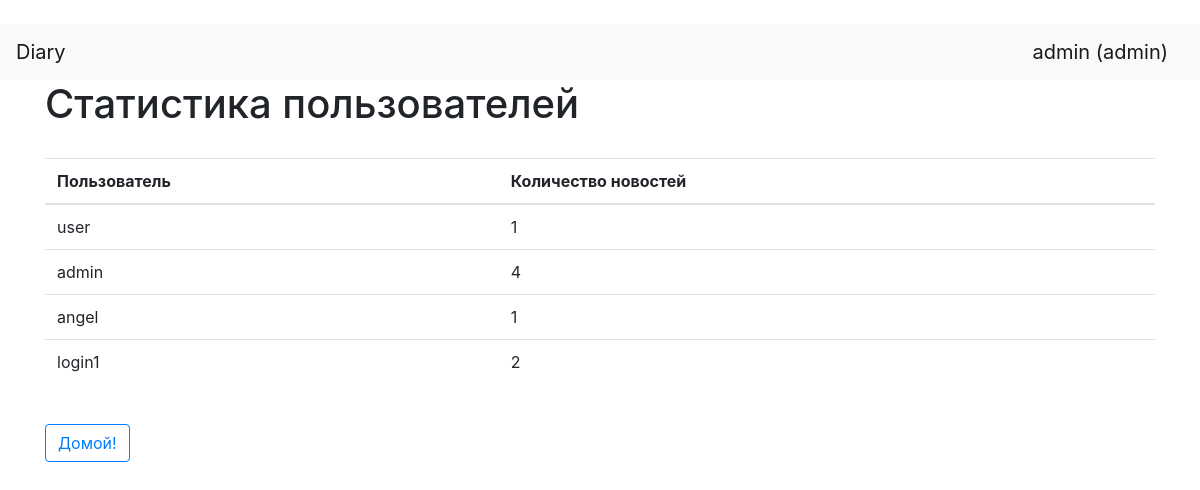
The page /admin (signed in) on the database its author committed.
### tables this page shows
CREATE TABLE users (id INTEGER PRIMARY KEY AUTOINCREMENT, user_name VARCHAR(50), password_hash VARCHAR(128), admin INTEGER );

### application.py (the view)
@app.route('/admin')
def admin():
    if "username" not in session or session['admin'] != 1:
        flash('Доступ запрещен', 'danger')
        return redirect('/')
    news, users = NewsModel(db.get_connection()), UsersModel(db.get_connection())
    names, amount = {}, {}
    for n in news.get_all():
        if n[3] in amount:
            amount[n[3]] += 1
        else:
            names[n[3]] = users.get(n[3])[1]
            amount[n[3]] = 1
    return render_template('admin.html', title='Статистика пользователей',
                           amount=amount, names=names)

### db.py (called while the page is built)
    def get_connection(self):
        return self.conn

    def get(self, user_id):
        cursor = self.connection.cursor()
        cursor.execute("SELECT * FROM users WHERE id = ?", (str(user_id),))
        row = cursor.fetchone()
        return row

    def get_all(self, user_id=None, sort=0):
        if sort == 0:
            order = ' ORDER BY pub_date DESC'
        elif sort == 1:
            order = ' ORDER BY title'
        cursor = self.connection.cursor()
        if user_id:
            cursor.execute("SELECT * FROM news WHERE user_id = ?" + order,
                           (str(user_id),))
        else:
            cursor.execute("SELECT * FROM news" + order)
        rows = cursor.fetchall()
        return rows

### templates/admin.html
﻿{% extends "base.html" %}
{% block content %}
<h1>{{title}}</h1>
<table class="table table-hover">
    <thead>
    <tr>
        <th>Пользователь</th>
        <th>Количество новостей</th>
    </tr>
    </thead>
    {% for i in names %}
    <tr>
        <td> {{ names[i] }}</td>
        <td> {{ amount[i] }}</td>
    </tr>
    {% endfor %}
</table>
<a href="/" class="btn btn-outline-primary mt-4" role="button">Домой!</a>
{% endblock %}

### templates/base.html (style rules this page uses)
h1 { margin-bottom: 30px }

### rows shown on the page
users: user_name "user"
users: user_name "admin"
users: user_name "angel"
users: user_name "login1"

### other values the page prints
{{ session['username'] }} "admin"
{{ title }} "Статистика пользователей"
{{ amount[i] }} "1" "4" "1" "2"
